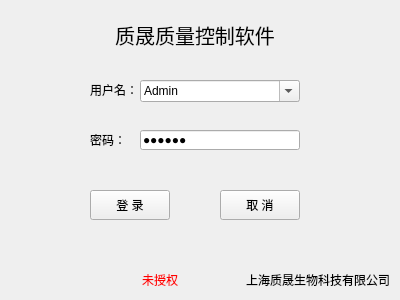
<?xml version="1.0" encoding="UTF-8"?>
<ui version="4.0">
 <class>Login</class>
 <widget class="QWidget" name="Login">
  <property name="geometry">
   <rect>
    <x>0</x>
    <y>0</y>
    <width>400</width>
    <height>300</height>
   </rect>
  </property>
  <property name="sizePolicy">
   <sizepolicy hsizetype="Fixed" vsizetype="Fixed">
    <horstretch>0</horstretch>
    <verstretch>0</verstretch>
   </sizepolicy>
  </property>
  <property name="windowTitle">
   <string>登录到质晟质量控制软件</string>
  </property>
  <property name="windowIcon">
   <iconset resource="../Icon.qrc">
    <normaloff>:/images/clipboard.png</normaloff>:/images/clipboard.png</iconset>
  </property>
  <property name="styleSheet">
   <string notr="true"/>
  </property>
  <widget class="QLabel" name="label_4">
   <property name="geometry">
    <rect>
     <x>190</x>
     <y>270</y>
     <width>200</width>
     <height>20</height>
    </rect>
   </property>
   <property name="text">
    <string>上海质晟生物科技有限公司</string>
   </property>
   <property name="alignment">
    <set>Qt::AlignRight|Qt::AlignTrailing|Qt::AlignVCenter</set>
   </property>
  </widget>
  <widget class="QLabel" name="softnameLabel">
   <property name="geometry">
    <rect>
     <x>90</x>
     <y>20</y>
     <width>210</width>
     <height>30</height>
    </rect>
   </property>
   <property name="font">
    <font>
     <family>仿宋</family>
     <pointsize>15</pointsize>
    </font>
   </property>
   <property name="text">
    <string>质晟质量控制软件</string>
   </property>
   <property name="alignment">
    <set>Qt::AlignCenter</set>
   </property>
  </widget>
  <widget class="QLabel" name="label_2">
   <property name="geometry">
    <rect>
     <x>90</x>
     <y>80</y>
     <width>50</width>
     <height>20</height>
    </rect>
   </property>
   <property name="text">
    <string>用户名：</string>
   </property>
  </widget>
  <widget class="QLabel" name="label_3">
   <property name="geometry">
    <rect>
     <x>90</x>
     <y>130</y>
     <width>50</width>
     <height>20</height>
    </rect>
   </property>
   <property name="text">
    <string>密码：</string>
   </property>
  </widget>
  <widget class="QLineEdit" name="Passwd_LineEdit">
   <property name="geometry">
    <rect>
     <x>140</x>
     <y>130</y>
     <width>160</width>
     <height>20</height>
    </rect>
   </property>
   <property name="text">
    <string>123456</string>
   </property>
   <property name="echoMode">
    <enum>QLineEdit::Password</enum>
   </property>
  </widget>
  <widget class="QComboBox" name="UserName_ComboBox">
   <property name="geometry">
    <rect>
     <x>140</x>
     <y>80</y>
     <width>160</width>
     <height>22</height>
    </rect>
   </property>
   <property name="editable">
    <bool>true</bool>
   </property>
   <item>
    <property name="text">
     <string>Admin</string>
    </property>
   </item>
  </widget>
  <widget class="QPushButton" name="login_Btn">
   <property name="geometry">
    <rect>
     <x>90</x>
     <y>190</y>
     <width>80</width>
     <height>30</height>
    </rect>
   </property>
   <property name="text">
    <string>登 录</string>
   </property>
  </widget>
  <widget class="QPushButton" name="cancel_Btn">
   <property name="geometry">
    <rect>
     <x>220</x>
     <y>190</y>
     <width>80</width>
     <height>30</height>
    </rect>
   </property>
   <property name="text">
    <string>取 消</string>
   </property>
  </widget>
  <widget class="QLabel" name="stateLabel">
   <property name="geometry">
    <rect>
     <x>70</x>
     <y>270</y>
     <width>60</width>
     <height>20</height>
    </rect>
   </property>
   <property name="text">
    <string/>
   </property>
   <property name="alignment">
    <set>Qt::AlignCenter</set>
   </property>
  </widget>
  <widget class="QLabel" name="RegistrationState_Label">
   <property name="geometry">
    <rect>
     <x>130</x>
     <y>270</y>
     <width>60</width>
     <height>20</height>
    </rect>
   </property>
   <property name="text">
    <string>&lt;html&gt;&lt;head/&gt;&lt;body&gt;&lt;p&gt;&lt;span style=&quot; color:#ff0000;&quot;&gt;未授权&lt;/span&gt;&lt;/p&gt;&lt;/body&gt;&lt;/html&gt;</string>
   </property>
   <property name="alignment">
    <set>Qt::AlignCenter</set>
   </property>
  </widget>
  <widget class="QPushButton" name="AccreditBtn">
   <property name="geometry">
    <rect>
     <x>0</x>
     <y>270</y>
     <width>30</width>
     <height>30</height>
    </rect>
   </property>
   <property name="toolTip">
    <string>授权</string>
   </property>
   <property name="text">
    <string/>
   </property>
   <property name="icon">
    <iconset resource="../Icon.qrc">
     <normaloff>:/images/triangle_48px.png</normaloff>:/images/triangle_48px.png</iconset>
   </property>
   <property name="iconSize">
    <size>
     <width>30</width>
     <height>30</height>
    </size>
   </property>
   <property name="flat">
    <bool>true</bool>
   </property>
  </widget>
 </widget>
 <layoutdefault spacing="6" margin="11"/>
 <tabstops>
  <tabstop>UserName_ComboBox</tabstop>
  <tabstop>Passwd_LineEdit</tabstop>
  <tabstop>login_Btn</tabstop>
  <tabstop>cancel_Btn</tabstop>
 </tabstops>
 <resources>
  <include location="../Icon.qrc"/>
 </resources>
 <connections/>
</ui>
